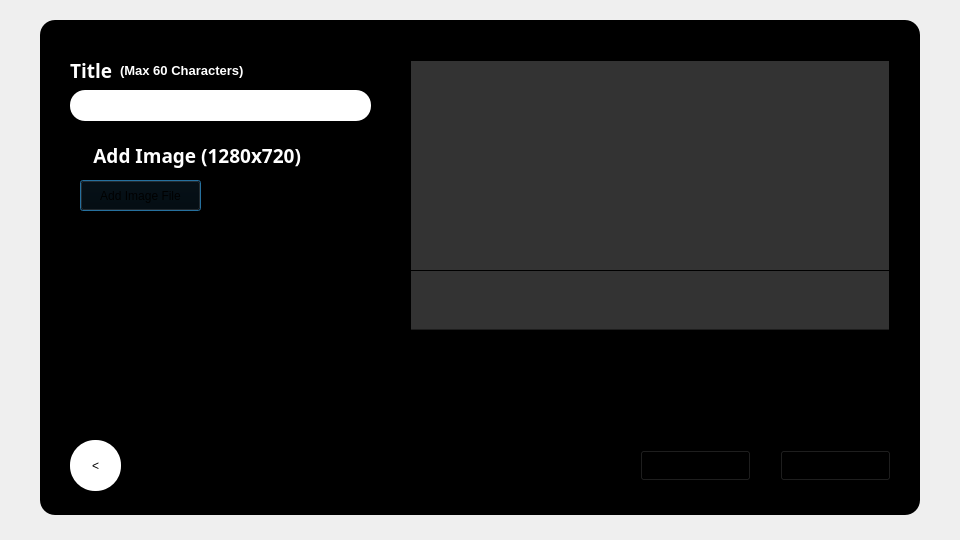
<?xml version="1.0" encoding="UTF-8"?>
<ui version="4.0">
 <class>broadcast</class>
 <widget class="QDialog" name="broadcast">
  <property name="geometry">
   <rect>
    <x>0</x>
    <y>0</y>
    <width>960</width>
    <height>540</height>
   </rect>
  </property>
  <property name="windowTitle">
   <string>Dialog</string>
  </property>
  <widget class="QGroupBox" name="groupBox">
   <property name="geometry">
    <rect>
     <x>40</x>
     <y>20</y>
     <width>880</width>
     <height>495</height>
    </rect>
   </property>
   <property name="styleSheet">
    <string notr="true">QGroupBox {
background-color: black; 
border-radius: 15px; 
}</string>
   </property>
   <property name="title">
    <string/>
   </property>
   <widget class="QLabel" name="label">
    <property name="geometry">
     <rect>
      <x>30</x>
      <y>40</y>
      <width>51</width>
      <height>21</height>
     </rect>
    </property>
    <property name="font">
     <font>
      <family>Montserrat</family>
      <pointsize>14</pointsize>
      <bold>true</bold>
     </font>
    </property>
    <property name="styleSheet">
     <string notr="true">QLabel {
color: white; 
}</string>
    </property>
    <property name="text">
     <string>Title</string>
    </property>
   </widget>
   <widget class="QLineEdit" name="title">
    <property name="geometry">
     <rect>
      <x>30</x>
      <y>70</y>
      <width>301</width>
      <height>31</height>
     </rect>
    </property>
    <property name="styleSheet">
     <string notr="true">QLineEdit {
border-radius: 15px; 
padding-left: 10px; 
}</string>
    </property>
   </widget>
   <widget class="QLabel" name="label_2">
    <property name="geometry">
     <rect>
      <x>30</x>
      <y>120</y>
      <width>231</width>
      <height>31</height>
     </rect>
    </property>
    <property name="font">
     <font>
      <family>Montserrat</family>
      <pointsize>14</pointsize>
      <bold>true</bold>
     </font>
    </property>
    <property name="styleSheet">
     <string notr="true">QLabel {
color: white; 
}</string>
    </property>
    <property name="text">
     <string>Add Image (1280x720)</string>
    </property>
    <property name="alignment">
     <set>Qt::AlignmentFlag::AlignRight|Qt::AlignmentFlag::AlignTrailing|Qt::AlignmentFlag::AlignVCenter</set>
    </property>
   </widget>
   <widget class="QPushButton" name="uploadImageButton">
    <property name="geometry">
     <rect>
      <x>40</x>
      <y>160</y>
      <width>121</width>
      <height>31</height>
     </rect>
    </property>
    <property name="styleSheet">
     <string notr="true">QPushButton {
background-color: black; 
color: rgb(51, 51, 51)
border-radius: 20px; 
}</string>
    </property>
    <property name="text">
     <string>Add Image File</string>
    </property>
   </widget>
   <widget class="QLabel" name="image">
    <property name="geometry">
     <rect>
      <x>370</x>
      <y>40</y>
      <width>480</width>
      <height>270</height>
     </rect>
    </property>
    <property name="styleSheet">
     <string notr="true">QLabel {
border: 1px solid;
	background-color: rgb(51, 51, 51);
}</string>
    </property>
    <property name="text">
     <string/>
    </property>
    <property name="alignment">
     <set>Qt::AlignmentFlag::AlignCenter</set>
    </property>
   </widget>
   <widget class="QPushButton" name="add">
    <property name="geometry">
     <rect>
      <x>740</x>
      <y>430</y>
      <width>111</width>
      <height>31</height>
     </rect>
    </property>
    <property name="styleSheet">
     <string notr="true">QPushButton {
background-color: black; 
color: rgb(51, 51, 51)
border-radius: 20px; 
}</string>
    </property>
    <property name="text">
     <string>Add</string>
    </property>
   </widget>
   <widget class="QPushButton" name="remove">
    <property name="geometry">
     <rect>
      <x>600</x>
      <y>430</y>
      <width>111</width>
      <height>31</height>
     </rect>
    </property>
    <property name="styleSheet">
     <string notr="true">QPushButton {
background-color: black; 
color: rgb(51, 51, 51)
border-radius: 20px; 
}</string>
    </property>
    <property name="text">
     <string>Remove</string>
    </property>
   </widget>
   <widget class="QLabel" name="displayLabel">
    <property name="geometry">
     <rect>
      <x>370</x>
      <y>250</y>
      <width>480</width>
      <height>61</height>
     </rect>
    </property>
    <property name="styleSheet">
     <string notr="true">QLabel {
border: 1px solid;
	background-color: rgba(51, 51, 51, 150);
}</string>
    </property>
    <property name="text">
     <string/>
    </property>
    <property name="alignment">
     <set>Qt::AlignmentFlag::AlignCenter</set>
    </property>
   </widget>
   <widget class="QPushButton" name="pushButton">
    <property name="geometry">
     <rect>
      <x>30</x>
      <y>420</y>
      <width>51</width>
      <height>51</height>
     </rect>
    </property>
    <property name="styleSheet">
     <string notr="true">QPushButton {
background-color: white; 
border-radius: 25px; 
	color: rgb(0, 0, 0);
}</string>
    </property>
    <property name="text">
     <string>&lt;</string>
    </property>
   </widget>
   <widget class="QLabel" name="label_3">
    <property name="geometry">
     <rect>
      <x>80</x>
      <y>40</y>
      <width>131</width>
      <height>21</height>
     </rect>
    </property>
    <property name="font">
     <font>
      <family>Segoe UI</family>
      <pointsize>10</pointsize>
      <bold>true</bold>
     </font>
    </property>
    <property name="styleSheet">
     <string notr="true">QLabel {
color: white; 
}</string>
    </property>
    <property name="text">
     <string>(Max 60 Characters) </string>
    </property>
   </widget>
  </widget>
 </widget>
 <resources/>
 <connections/>
</ui>
